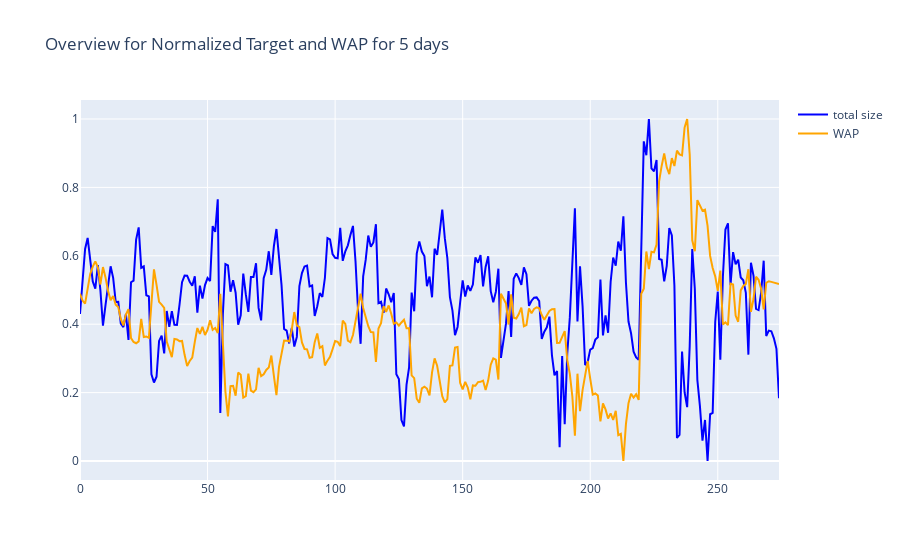

Notebook source saved alongside this figure:
### Code cell
total_size = stock00.eval('ask_size + bid_size').values

fig = go.Figure()

fig.add_trace(
    go.Scatter(x = stock00['time_id'], 
            y = (stock00['target'] - stock00['target'].min()) \
               / (stock00['target'].max() - stock00['target'].min()) ,
            name = 'total size',
            line = dict(color = 'blue')))



fig.add_trace(
    go.Scatter(x = stock00['time_id'], 
            y = (stock00['wap'] - stock00['wap'].min()) / (stock00['wap'].max() - stock00['wap'].min()), 
            name = 'WAP',
            line = dict(color = 'orange')))

fig.update_layout(title = "Overview for Normalized Target and WAP for 5 days")

### Figure 1 — Plotly figure (JSON) as saved in the notebook; plotly's stock layout.template omitted (floating-point values rounded to 4 significant figures; data arrays with more than 128 entries replaced by an {"elided": "..."} marker saying what was removed)
{"data": [{"line": {"color": "blue"}, "name": "total size", "type": "scatter", "x": {"elided": "275 int values"}, "y": {"elided": "275 float values"}}, {"line": {"color": "orange"}, "name": "WAP", "type": "scatter", "x": {"elided": "275 int values"}, "y": {"elided": "275 float values"}}], "layout": {"title": {"text": "Overview for Normalized Target and WAP for 5 days"}}}
